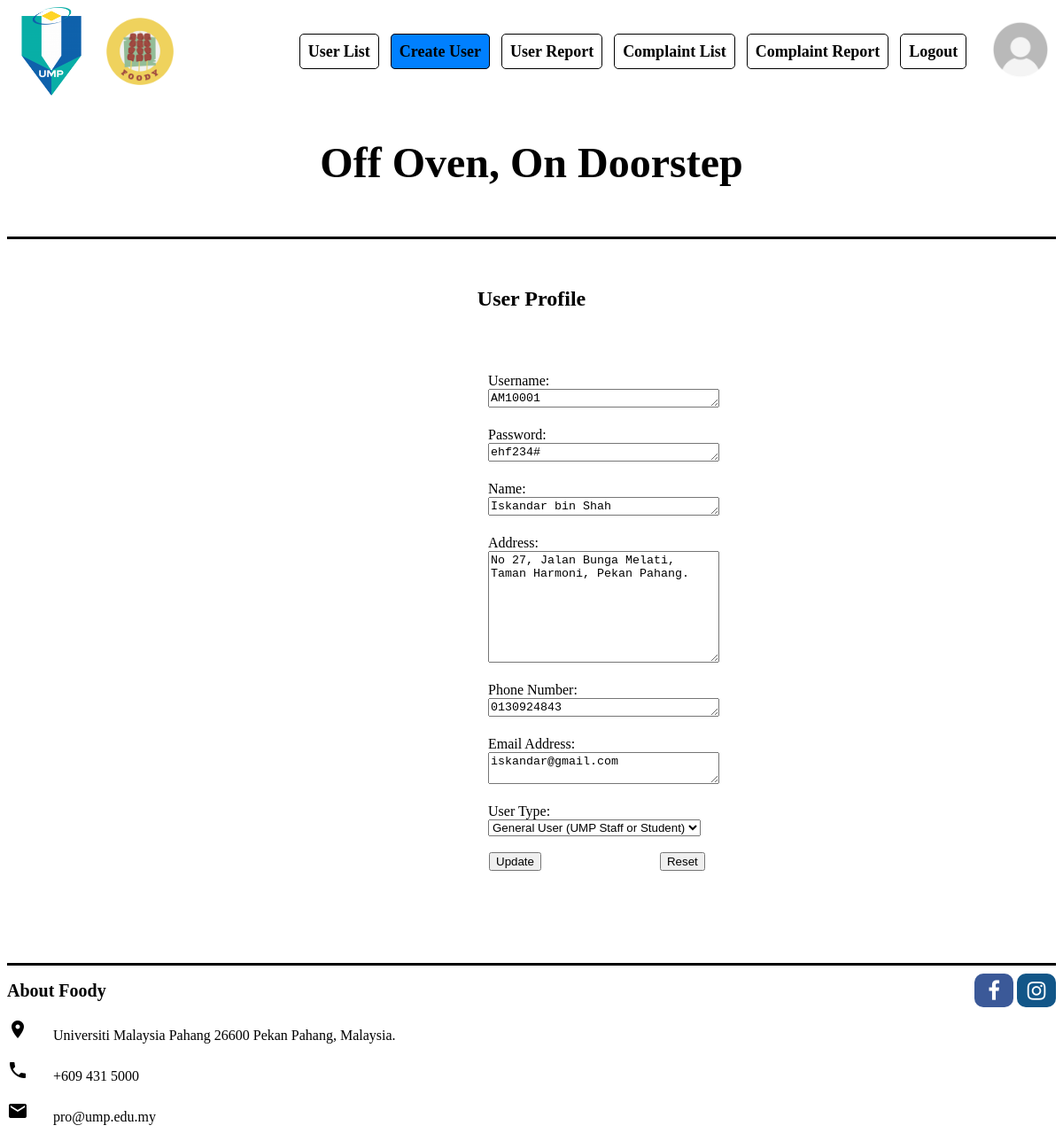
Page /manage_user/updateProfile.php?id=1 (signed in) on the committed database.
### tables this page shows
CREATE TABLE `user` (
  `user_id` int NOT NULL,
  `username` varchar(30) DEFAULT NULL,
  `password` varchar(30) DEFAULT NULL,
  `name` varchar(30) DEFAULT NULL,
  `address` varchar(100) DEFAULT NULL,
  `region` varchar(30) DEFAULT NULL,
  `phoneNum` varchar(20) DEFAULT NULL,
  `emailAdd` varchar(100) DEFAULT NULL,
  `userType` varchar(20) DEFAULT NULL
);

### manage_user/updateProfile.php (the view, shortened to what this page needs)
<?php
include("../db/db.php");
$id = $_GET['id'];
$query = "SELECT * FROM user WHERE `user_id` = '$id'";
$result = mysqli_query($conn,$query) or die ("Could not execute query in updateProfile.php");
$row = mysqli_fetch_assoc($result);
$Uname = $row["username"];
$Pass = $row["password"];
$Name = $row["name"];
$Add = $row["address"];
$PhoneNum = $row["phoneNum"];
$EmailAdd = $row["emailAdd"];
?>
<!DOCTYPE html>
<html lang="en">
<head>
    <link rel="stylesheet" href="https://cdnjs.cloudflare.com/ajax/libs/font-awesome/4.7.0/css/font-awesome.min.css">
</head>
<header class="wrapper">
    <img src="../resources/../resources/ump logo.png" alt="UMP" width="100" height="100">
    <img src="../resources/foody logo.png" alt="Foody" width="100" height="100">
    <nav>
    <a href="userList.php">User List</a>
    <a class="active" href="createNewUser.php">Create User</a>
    <a href="userReport.php">User Report</a>
    <a href="../complaint/IndexAdminViewComplaint.php">Complaint List</a>
    <a href="../complaint/complaintReport.php">Complaint Report</a>
    <a href="javascript:void(0);" onclick="return logout();">Logout</a>
    </nav>
    <a><img src="../resources/../resources/profile.jpg" alt="profile" width="80" height="80"></a>
    <br>
    <h3>Off Oven, On Doorstep</h3>
<div STYLE="background-color:#000000; height:3px; width:100%;"></div>
<br>
</header>
<body>
<h2 align="center">
    <br><b>User Profile</b>
</h2>
<form method="post" action="update.php">
    Username:
    <br><textarea name="Uname" cols="30" rows="1" required><?php echo $Uname; ?></textarea>
    <br><br>
    Password:
    <br><textarea name="Pass" cols="30" rows="1" required><?php echo $Pass; ?></textarea>
    <br><br>
    Name:
    <br><textarea name="Name" cols="30" rows="1" required><?php echo $Name; ?></textarea>
    <br><br>
    Address:
    <br><textarea name="Add" cols="30" rows="8" required><?php echo $Add; ?></textarea>
    <br><br>
    Phone Number:
    <br><textarea name="PhoneNum" cols="30" rows="1" required><?php echo $PhoneNum; ?></textarea>
    <br><br>
    Email Address:
    <br><textarea name="EmailAdd" cols="30" rows="2" required><?php echo $EmailAdd; ?></textarea>
    <br><br>
    User Type:
    <br><select id="uType" name="Utype" required>
            <option value="General User">General User (UMP Staff or Student)</option>
        </select>
    <br><br>
    <input align=center type="submit" value="Update">
    <input align=center type="reset" value="Reset">
    <br><br>
</form>
</body>
<br><br>
<DIV STYLE="background-color:#000000; height:3px; width:100%;">
<footer class="wrapper">
    <div>
        <p style="font-size: 20px;"> <b>About Foody</b> </p>
        <div>
            <a href="#" class="fa fa-facebook fa-lg"></a>
            <a href="#" class="fa fa-instagram fa-lg"></a>
        </div>
    </div>
    <i class="material-icons">location_on</i>
    <span class="icon-text"> Universiti Malaysia Pahang 26600 Pekan Pahang, Malaysia. </span>
    <br><br><i class="material-icons">local_phone</i>
    <span class="icon-text"> +609 431 5000 </span>
    <br><br><i class="material-icons">email</i>
    <span class="icon-text"> pro@ump.edu.my </span>
    <br><br>
</footer>
</html>

### manage_user/updateProfile.php (style rules this page uses)
header { display: flex; flex-flow: wrap; justify-content: space-between; align-items: center; white-space: nowrap; }
header > nav { margin-left: auto; margin-right: 1%; text-decoration: none; }
header > nav > a { border: black solid 1px; text-decoration: none; padding: 0.5em; margin-right: 0.5em; border-radius: 5px; color: black; font-weight: bold; font-size: 18px; }
header > nav > a.active { color: black; background-color: rgb(0 ,128 ,255); }
header > h3 { width: 100%; text-align: center; style=font-family:Georgia Garamond; font-size:300%; }
footer > div { display: flex; justify-content: space-between; align-items: center; white-space: nowrap; }
footer > div > div { margin-left: auto; }
.fa { padding: 10px; width: 1em; border-radius: 10px; text-align: center; font-size: 1.5em; text-decoration: none; }
.fa-facebook { background: #3B5998; color: white; }
.fa-instagram { background: #125688; color: white; }
.icon-text { display: inline-flex; align-items: center; padding:0 24px; }
form { width: 300px; padding: 50px; margin-left: 493px; }
input[type=submit] { margin-left: 1px; }
input[type=reset] { margin-left: 130px; }

### rows in the picture
user: Uname "AM10001", Pass "ehf234#", Name "Iskandar bin Shah", Add "No 27, Jalan Bunga Melati, Taman Harmoni, Pekan Pahang.", PhoneNum "0130924843", EmailAdd "iskandar@gmail.com"
